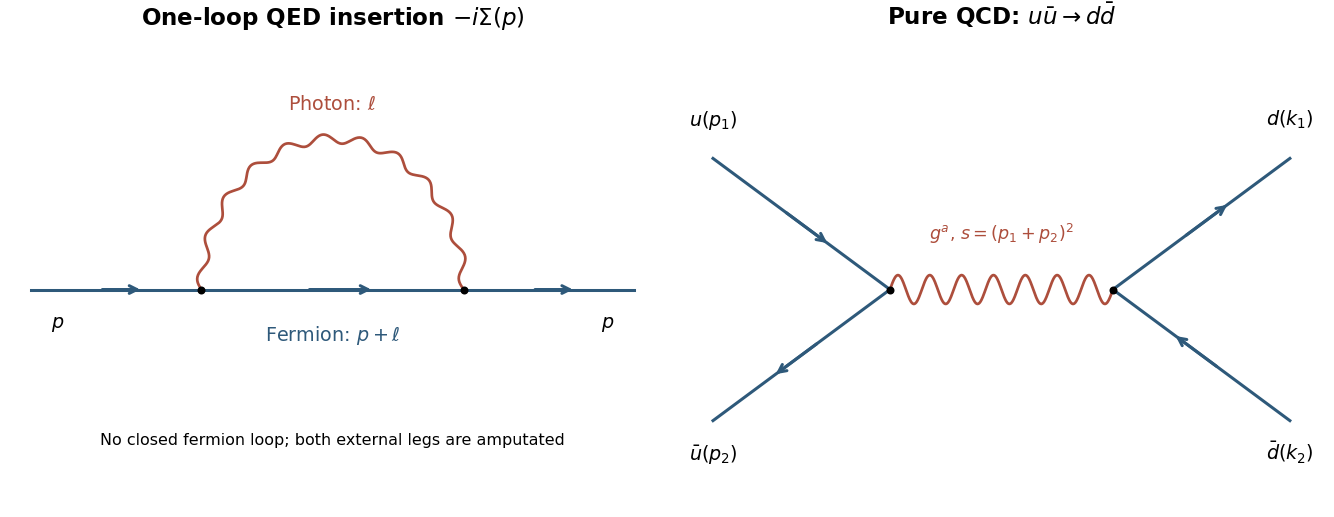

Generate this figure with Python:
"""Original diagram topologies for a QED self-energy and massless QCD annihilation."""
from pathlib import Path
import numpy as np
import matplotlib
matplotlib.use('Agg')
import matplotlib.pyplot as plt
plt.rcParams.update({'font.size':12,'figure.facecolor':'white','axes.facecolor':'white'})
fig,axs=plt.subplots(1,2,figsize=(11.6,4.5),layout='constrained')
blue,red='#2e597a','#ad4e3c'
def fermion(ax,a,b,reverse=False):
    a,b=np.array(a,float),np.array(b,float)
    ax.plot([a[0],b[0]],[a[1],b[1]],color=blue,lw=1.9)
    if reverse:a,b=b,a
    ax.annotate('',a+.66*(b-a),a+.40*(b-a),arrowprops={'arrowstyle':'->','color':blue,'lw':1.9})
for ax in axs:ax.axis('off');ax.set(xlim=(-2.5,2.5),ylim=(-1.5,1.9),aspect='equal')
ax=axs[0];a=(-1,0);b=(1,0)
fermion(ax,(-2.3,0),a);fermion(ax,a,b);fermion(ax,b,(2.3,0))
t=np.linspace(np.pi,0,501);x=np.cos(t);y=1.15*np.sin(t)
dx,dy=np.gradient(x),np.gradient(y);normal=np.column_stack((-dy,dx));normal/=np.linalg.norm(normal,axis=1)[:,None]
p=np.column_stack((x,y))+.035*np.sin(np.linspace(0,22*np.pi,len(t)))[:,None]*normal
ax.plot(p[:,0],p[:,1],color=red,lw=1.7)
for v in [a,b]:ax.plot(*v,'ko',ms=4)
ax.text(0,1.37,r'Photon: $\ell$',color=red,ha='center');ax.text(0,-.39,r'Fermion: $p+\ell$',ha='center',color=blue)
ax.text(-2.1,-.29,r'$p$',ha='center');ax.text(2.1,-.29,r'$p$',ha='center')
ax.set_title(r'One-loop QED insertion $-i\Sigma(p)$',weight='bold',pad=10)
ax.text(0,-1.18,'No closed fermion loop; both external legs are amputated',ha='center',fontsize=10)
ax=axs[1];a=(-.85,0);b=(.85,0)
fermion(ax,(-2.2,1),a);fermion(ax,(-2.2,-1),a,reverse=True)
fermion(ax,b,(2.2,1));fermion(ax,b,(2.2,-1),reverse=True)
s=np.linspace(0,1,501);x=-.85+1.7*s;y=.11*np.sin(14*np.pi*s)
ax.plot(x,y,color=red,lw=1.7)
for v in [a,b]:ax.plot(*v,'ko',ms=4)
for xy,label in [((-2.2,1.25),r'$u(p_1)$'),((-2.2,-1.3),r'$\bar u(p_2)$'),((2.2,1.25),r'$d(k_1)$'),((2.2,-1.3),r'$\bar d(k_2)$')]:ax.text(*xy,label,ha='center')
ax.text(0,.38,r'$g^a$, $s=(p_1+p_2)^2$',ha='center',color=red,fontsize=11)
ax.set_title(r'Pure QCD: $u\bar u\to d\bar d$',weight='bold',pad=10)
fig.savefig(Path.cwd()/Path(__file__).with_suffix('.png').name,dpi=115,facecolor='white',transparent=False)
